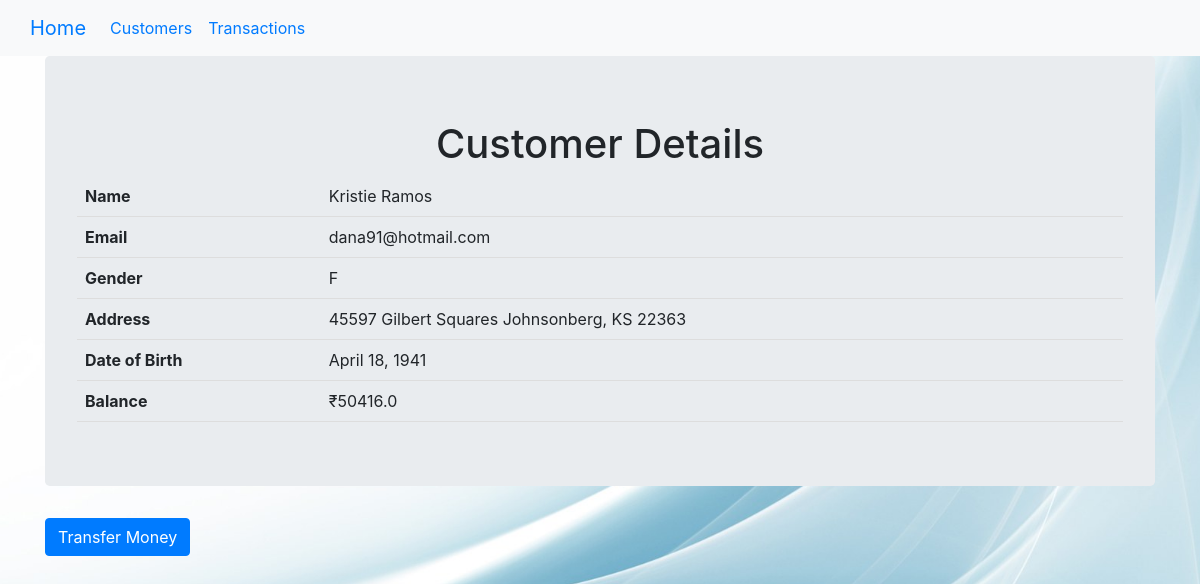
Page /users/9/ on the committed database.
### Users/models.py (models this page shows, shortened)
class Users(models.Model):
    name = models.CharField(max_length=128)
    email = models.EmailField(max_length=128, unique=True)
    gender = models.CharField(max_length=1)
    address = models.CharField(max_length=256)
    date_of_birth = models.DateField(max_length=128)
    balance = models.FloatField()

### Users/views.py (the view)
# urls.py: path('<int:pk>/',views.UserDetailView.as_view(),name='detail'),
class UserDetailView(DetailView):
    context_object_name = 'user_detail'
    model = models.Users
    template_name = 'Users/user_detail.html'

### Users/templates/Users/user_detail.html
{% extends 'base.html' %}
{% block body_block %}
    <div class="jumbotron">
        <h1 class="d-flex justify-content-center">Customer Details</h1>
        <table>
            <tr>
                <th>Name</th>
                <td>{{ user_detail.name }}</td>
            </tr>
            <tr>
                <th>Email</th>
                <td>{{ user_detail.email }}</td>
            </tr>
            <tr>
                <th>Gender</th>
                <td>{{ user_detail.gender }}</td>
            </tr>
            <tr>
                <th>Address</th>
                <td>{{ user_detail.address }}</td>
            </tr>
            <tr>
                <th>Date of Birth</th>
                <td>{{ user_detail.date_of_birth }}</td>
            </tr>
            <tr>
                <th>Balance</th>
                <td>&#x20B9;{{ user_detail.balance }}</td>
            </tr>
        </table>
    </div>
    <p><a class="btn btn-primary" href="{% url 'users:transfer' pk=user_detail.pk%}">Transfer Money</a></p>
{% endblock %}

### static/css/styles.css (style rules this page uses)
body { background: url('../images/background.jpg') no-repeat center center fixed; background-size: cover; }
table { border-collapse: collapse; width: 100%; }
th, td { padding: 8px; text-align: left; border-bottom: 1px solid #ddd; }

### rows in the picture
Users: name "Kristie Ramos", email "dana91@hotmail.com", gender "F", address "45597 Gilbert Squares Johnsonberg, KS 22363", date_of_birth "April 18, 1941", balance "50416.0"
